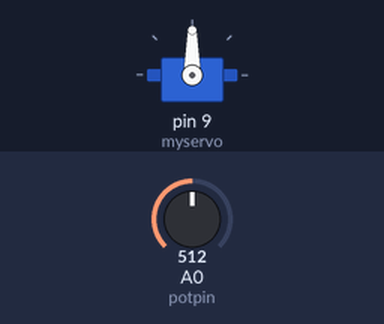
The sketch below on a simulated Arduino Uno, built with avr-gcc and run on an emulated ATmega328P. Shown: servo. Inputs (shaded band) come from the test bench; at power-on: A0 (potpin) = 512.

Above: at 1.2 s.
1.3 s: A0 (potpin) set to 716
At 2.2 s:
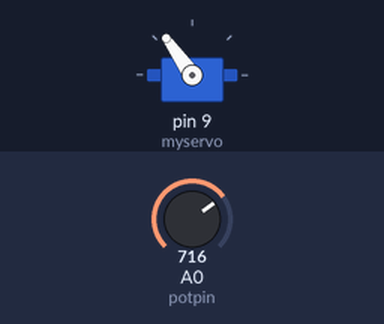
2.8 s: A0 (potpin) set to 900
At 3.5 s:
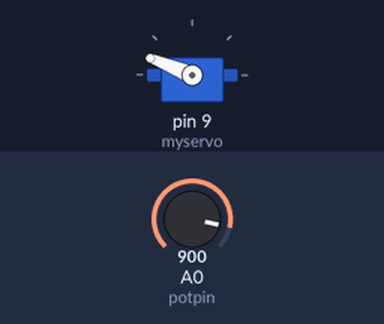
4.3 s: A0 (potpin) set to 1023
At 4.8 s:
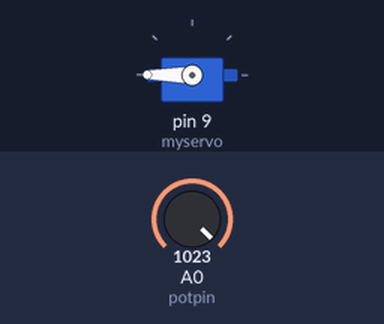
5.8 s: A0 (potpin) set to 306
At 7.0 s:
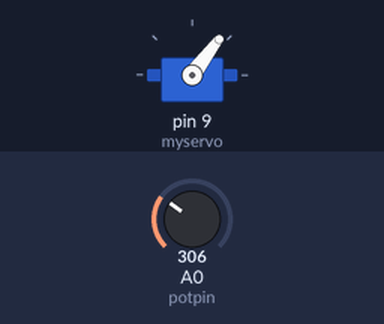
7.3 s: A0 (potpin) set to 122
At 8.5 s:
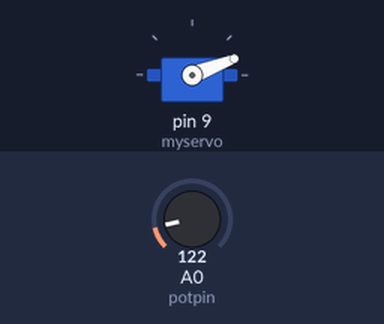
Timing chart, 0 to 9.8 s (numbered marks = the images above; inputs shaded):
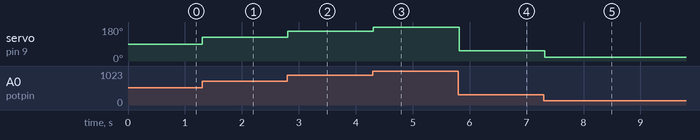

The sketch:

practica_3_servomotor.ino
```cpp
// practica 3 tapia
// controlar servomotor con un potenciometro

#include <Servo.h>

Servo myservo;
int potpin = 0;
int val;

void setup() {
  myservo.attach(9);  // pin digital 9 del arduino
}

void loop() {
  val = analogRead(potpin);            // lee loos valores del potenciometro (valores entre 0  y 1023)
  val = map(val, 0, 1023, 0, 180);     // mapea esos valores a una escala entre 0 y 180
  myservo.write(val);                  // envia el valor al servo
  delay(100);                           // delay de 100ms
}
```

Measured:
- after the input at 1.3 s, servo on pin 9 (myservo): 90° → 125° at once
- after the input at 2.8 s, servo on pin 9 (myservo): 125° → 158° at once
- after the input at 4.3 s, servo on pin 9 (myservo): 158° → 180° at once
- after the input at 5.8 s, servo on pin 9 (myservo): 180° → 53° at once
- after the input at 7.3 s, servo on pin 9 (myservo): 53° → 21° at once
